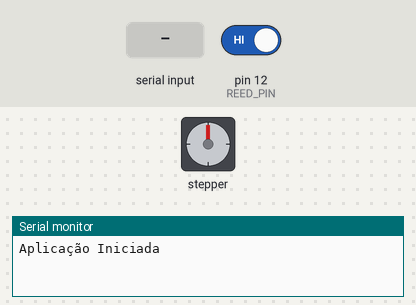
This program was run on a simulated Arduino Nano, built with avr-gcc and run on an emulated ATmega328P. On the bench: stepper motor, the last lines printed to the serial monitor. The inputs (shaded band) are chosen by the test bench; at power-on: pin 12 (REED_PIN) HIGH. Stepper angles assume 200 steps per turn.

Above: at 1.2 s.
1.3 s: "RESET\n" received over Serial
At 1.45 s:
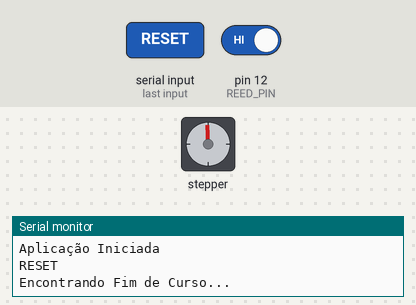
4.3 s: pin 12 (REED_PIN) driven LOW
At 5.2 s:
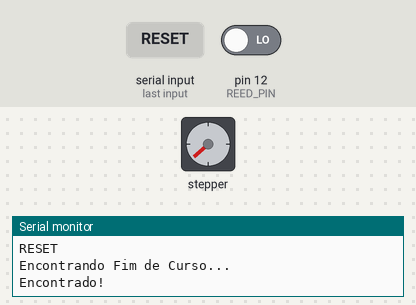
5.8 s: "RUN\n" received over Serial
At 11.08 s:
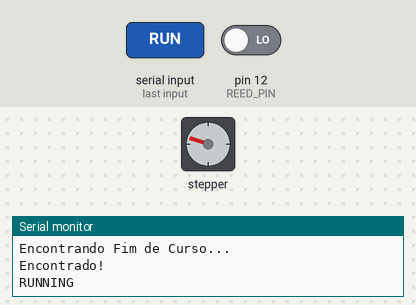
Timing chart, 0 to 20.8 s (numbered marks = the images above; inputs shaded):
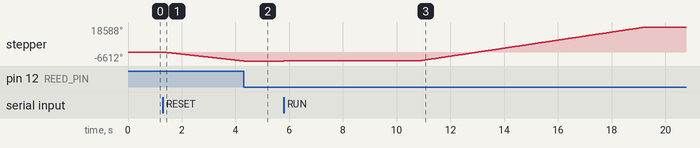

The program:

main.cpp
```cpp
/// \file    main.cpp
///
/// \brief
///
/// \author   Uriel Abe Contardi (urielcontardi@hotmail.com)
/// \date   09-11-2024
///
/// \version  1.0
///
/// \note   Revisions:
///       09-11-2024 <urielcontardi@hotmail.com>
///       First revision.
//////////////////////////////////////////////////////////////////////////////
//                                                                          //
//                               INCLUDES                                   //
//                                                                          //
//////////////////////////////////////////////////////////////////////////////
#include <Arduino.h>
#include <Stepper.h>

//////////////////////////////////////////////////////////////////////////////
//                                                                          //
//                           DEFINES AND MACROS                             //
//                                                                          //
//////////////////////////////////////////////////////////////////////////////

// Define pin connections & motor settings
#define DIR_PIN 2
#define STEP_PIN 3
#define REED_PIN 12
#define DEFAULT_SPEED 500 // Default speed in steps per second
#define DEFAULT_DISTANCE 200 // Default distance in steps
#define DEFAULT_TIME 5000 // Default time in milliseconds

#define MAX_DISTANCE 14000
#define MAX_SPEED 1500

// Steps per revolution (configure according to your motor)
#define STEPS_PER_REV 200

//////////////////////////////////////////////////////////////////////////////
//                                                                          //
//                            MAIN FUNCTIONS                                //
//                                                                          //
//////////////////////////////////////////////////////////////////////////////

// Create Stepper instance
Stepper stepper(STEPS_PER_REV, STEP_PIN, DIR_PIN);

// Variables for configuration
int motorSpeed = DEFAULT_SPEED;
int motorSpeed2 = DEFAULT_SPEED;
int motorDistance = DEFAULT_DISTANCE;
int motorTime = DEFAULT_TIME;

void setup() {
    // Set reed switch as input with pull-up resistor
    pinMode(REED_PIN, INPUT_PULLUP);

    // Initialize Serial for receiving commands
    Serial.begin(9600);

    // Init App
    Serial.println("Aplicação Iniciada");

    // Set initial motor speed
    stepper.setSpeed(motorSpeed);
}

void loop() {
    if (Serial.available() > 0) {
        String command = Serial.readStringUntil('\n');

        // Parse commands for SPEED, DISTANCE, and TIME
        if (command.startsWith("SPEED ")) {
            motorSpeed = command.substring(6).toInt();
            if( motorSpeed > MAX_SPEED) motorSpeed = MAX_SPEED;
            stepper.setSpeed(motorSpeed); // Update motor speed
            Serial.print("Motor speed set to: ");
            Serial.println(motorSpeed);
        }
        else if (command.startsWith("SPEED2 ")) {
            motorSpeed2 = command.substring(7).toInt();
            if( motorSpeed2 > MAX_SPEED) motorSpeed2 = MAX_SPEED;
            stepper.setSpeed(motorSpeed2); // Update motor speed
            Serial.print("Motor speed2 set to: ");
            Serial.println(motorSpeed2);
        }
        else if (command.startsWith("DISTANCE ")) {
            motorDistance = command.substring(9).toInt();
            if (motorDistance > MAX_DISTANCE) motorDistance = MAX_DISTANCE;
            Serial.print("Motor distance set to: ");
            Serial.println(motorDistance);
        }
        else if (command.startsWith("TIME ")) {
            motorTime = command.substring(5).toInt();
            Serial.print("Motor time set to: ");
            Serial.println(motorTime);
        }
        else if (command == "RUN") {
            Serial.println("RUNNING");
            runMotor();
        }
        else if (command == "RESET") {
            Serial.println("RESET");
            resetMotor();
        }
    }
}

//////////////////////////////////////////////////////////////////////////////
//                                                                          //
//                              LOCAL FUNCTIONS                             //
//                                                                          //
//////////////////////////////////////////////////////////////////////////////

// Function to initialize the motor by moving until the reed switch is triggered
void resetMotor() {
    Serial.println("Encontrando Fim de Curso...");
    stepper.setSpeed(DEFAULT_SPEED); // Lower speed for finding limit

    // Move slowly until reed switch is triggered
    while (digitalRead(REED_PIN) != LOW) {
        stepper.step(-1); // Step backward until the reed switch is triggered
    }
    Serial.println("Encontrado!");
}

// Function to run the motor based on configured settings and then return to INIT state
void runMotor() {
    // Move forward to the target position
    stepper.setSpeed(motorSpeed);
    stepper.step(motorDistance);

    // Wait for the configured time
    delay(motorTime);

    // Return to the initial position
    int resto = MAX_DISTANCE - motorDistance;
    stepper.setSpeed(motorSpeed2);
    stepper.step(resto);
}
```

Measured:
- after the input at 1.3 s, stepper: keeps turning counter-clockwise at about 2209°/s, starting at once
- after the input at 4.3 s, stepper: stops changing and stays -6612°
- after the input at 5.8 s, stepper: turns 360° clockwise in 0.12 s, then 24840° clockwise in 8.3 s
